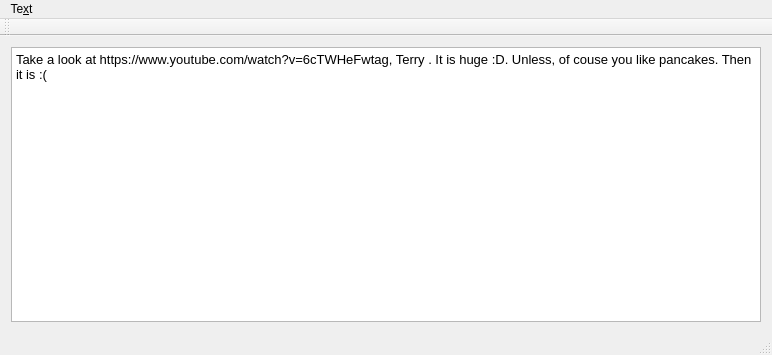
<?xml version="1.0" encoding="UTF-8"?>
<ui version="4.0">
 <class>MainWindow</class>
 <widget class="QMainWindow" name="MainWindow">
  <property name="geometry">
   <rect>
    <x>0</x>
    <y>0</y>
    <width>772</width>
    <height>355</height>
   </rect>
  </property>
  <property name="windowTitle">
   <string>MainWindow</string>
  </property>
  <widget class="QWidget" name="centralWidget">
   <layout class="QVBoxLayout" name="verticalLayout">
    <item>
     <widget class="QTextBrowser" name="textBrowser">
      <property name="readOnly">
       <bool>false</bool>
      </property>
      <property name="html">
       <string>&lt;!DOCTYPE HTML PUBLIC &quot;-//W3C//DTD HTML 4.0//EN&quot; &quot;http://www.w3.org/TR/REC-html40/strict.dtd&quot;&gt;
&lt;html&gt;&lt;head&gt;&lt;meta name=&quot;qrichtext&quot; content=&quot;1&quot; /&gt;&lt;style type=&quot;text/css&quot;&gt;
p, li { white-space: pre-wrap; }
&lt;/style&gt;&lt;/head&gt;&lt;body style=&quot; font-family:'Noto Sans'; font-size:10pt; font-weight:400; font-style:normal;&quot;&gt;
&lt;p style=&quot; margin-top:0px; margin-bottom:0px; margin-left:0px; margin-right:0px; -qt-block-indent:0; text-indent:0px;&quot;&gt;Take a look at https://www.youtube.com/watch?v=6cTWHeFwtag, Terry . It is huge :D. Unless, of couse you like pancakes. Then it is :(&lt;/p&gt;&lt;/body&gt;&lt;/html&gt;</string>
      </property>
     </widget>
    </item>
   </layout>
  </widget>
  <widget class="QMenuBar" name="menuBar">
   <property name="geometry">
    <rect>
     <x>0</x>
     <y>0</y>
     <width>772</width>
     <height>30</height>
    </rect>
   </property>
   <widget class="QMenu" name="menuText">
    <property name="title">
     <string>Te&amp;xt</string>
    </property>
    <addaction name="actionConvert"/>
   </widget>
   <addaction name="menuText"/>
  </widget>
  <widget class="QToolBar" name="mainToolBar">
   <attribute name="toolBarArea">
    <enum>TopToolBarArea</enum>
   </attribute>
   <attribute name="toolBarBreak">
    <bool>false</bool>
   </attribute>
  </widget>
  <widget class="QStatusBar" name="statusBar"/>
  <action name="actionConvert">
   <property name="text">
    <string>Prettify</string>
   </property>
   <property name="shortcut">
    <string>Ctrl+P</string>
   </property>
  </action>
 </widget>
 <layoutdefault spacing="6" margin="11"/>
 <resources/>
 <connections/>
</ui>
